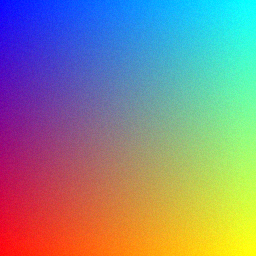
#> input picture data/analyses/0422c394d93c/analysis_1778795201.png, 256 x 256 px
$ python -i anomaly_map.py   (imports and definitions only)   (older library calls are emulated)
#> lines starting #> are read from the running program, lines starting #| are printed output that depends on the picture
#> further down, picture is the input picture: shape (256, 256, 3); mean B, G, R 136.7, 136.7, 136.8
# app/modules/detection/anomaly_map.py

import cv2
import numpy as np


def compute_anomaly_map(image):
    gray = cv2.cvtColor(image, cv2.COLOR_BGR2GRAY)
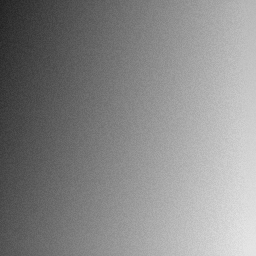
#> gray: shape (256, 256); min 33, max 230, mean 136.7

    # Variance locale
    blur = cv2.GaussianBlur(gray, (9, 9), 0)
    variance = cv2.absdiff(gray, blur)
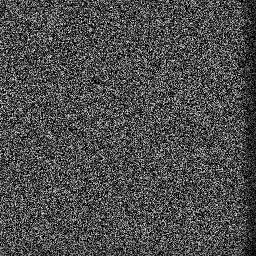
#> variance: shape (256, 256); min 0, max 10, mean 3; drawn with min black and max white

    # Gradient
    sobelx = cv2.Sobel(gray, cv2.CV_64F, 1, 0)
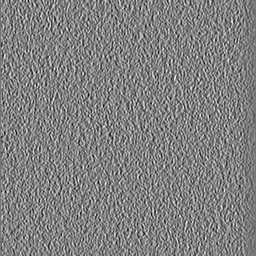
#> sobelx: shape (256, 256) float64; min -45, max 53, mean 4.5; drawn with min black and max white
    sobely = cv2.Sobel(gray, cv2.CV_64F, 0, 1)
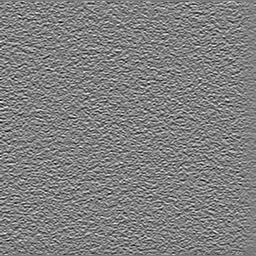
#> sobely: shape (256, 256) float64; min -48, max 50, mean 1.4; drawn with min black and max white
    gradient = cv2.magnitude(sobelx, sobely)
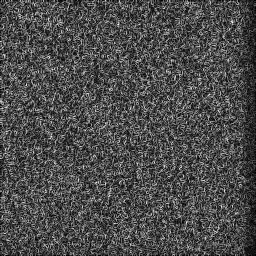
#> gradient: shape (256, 256) float64; min 0, max 56.85, mean 17; drawn with min black and max white

    # Normalisation
    variance = cv2.normalize(variance, None, 0, 1, cv2.NORM_MINMAX)
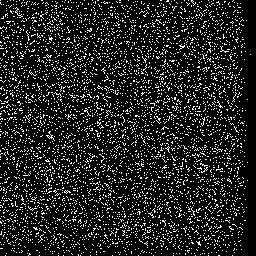
#> variance: shape (256, 256); values 0 (black) and 1 (white), 13.6% white in thin lines or dots
    gradient = cv2.normalize(gradient, None, 0, 1, cv2.NORM_MINMAX)

    anomaly = (variance + gradient) / 2.0
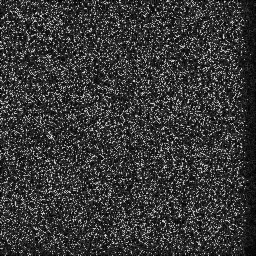
#> anomaly: shape (256, 256) float64; min 0, max 1, mean 0.217

    return anomaly

>>> import cv2
>>> picture = cv2.imread('../../../data/analyses/0422c394d93c/analysis_1778795201.png')
>>> result = compute_anomaly_map(picture)
